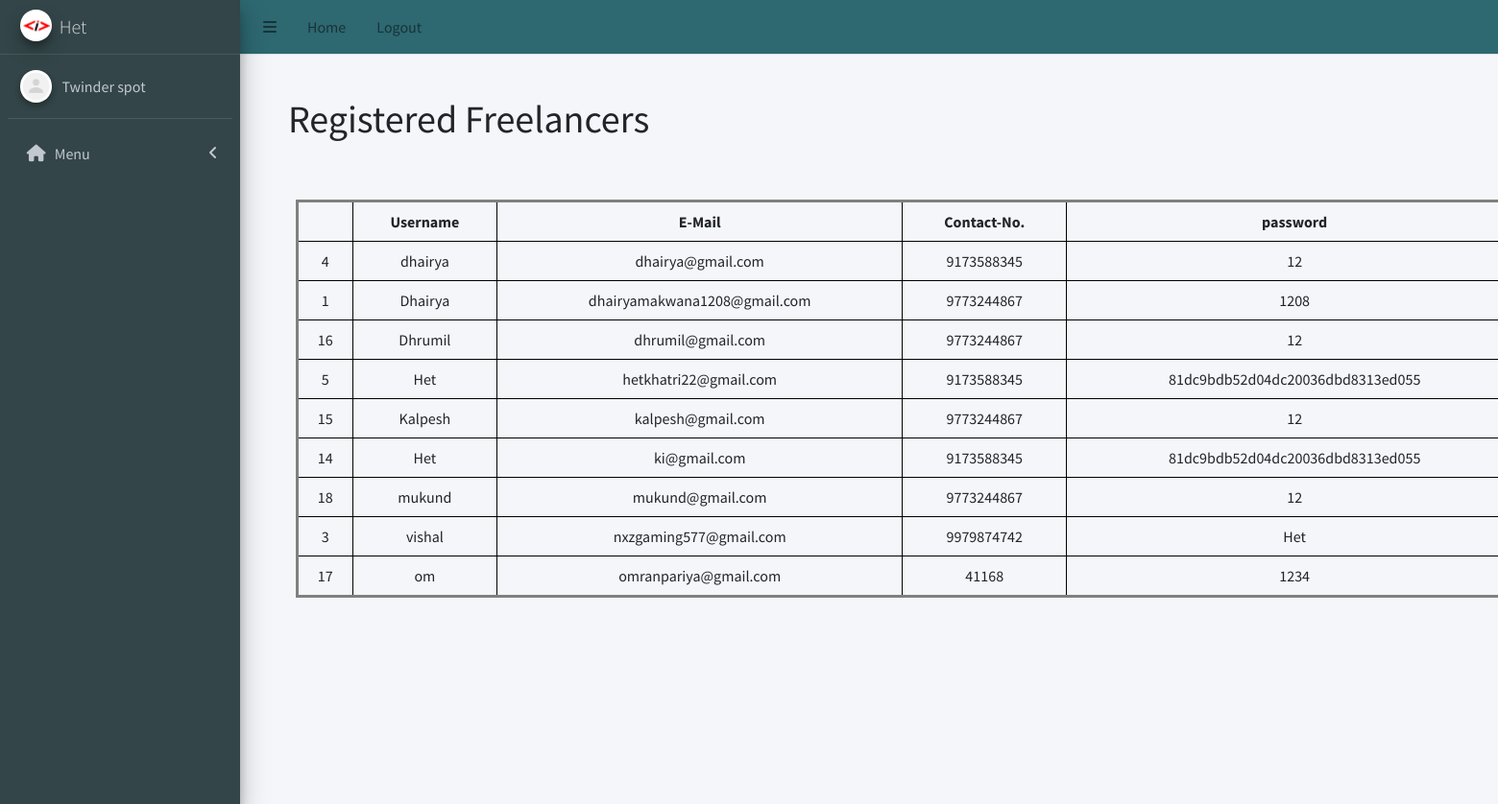
/admin/admin_freelancer.php (signed in), run on the app's committed database.
### tables this page shows
CREATE TABLE `admin_signup` (
  `id` int(255) NOT NULL,
  `username` varchar(255) NOT NULL,
  `email` varchar(255) NOT NULL,
  `contactno` varchar(255) NOT NULL,
  `password` varchar(255) NOT NULL
);

CREATE TABLE `freelancer_signup` (
  `id` int(255) NOT NULL,
  `username` varchar(255) NOT NULL,
  `email` varchar(255) NOT NULL,
  `contactno` varchar(255) NOT NULL,
  `password` varchar(255) NOT NULL
);

### admin/admin_freelancer.php (the view, shortened to what this page needs)
<?php
include('../Database/database_connectivity.php');
?>
<!DOCTYPE html>
<html lang="en">
<head>
  <link rel="stylesheet" href="../css/admin_project.css">
  <link rel="stylesheet" href="../src/css/adminlte.min.css">
  <link rel="stylesheet" href="https://cdnjs.cloudflare.com/ajax/libs/font-awesome/5.15.4/css/all.min.css">
</head>
<body class="hold-transition sidebar-mini">
  <div class="wrapper">
    <?php include 'admin_header.php' ?>
    <div class="content-wrapper">
      <h1 class="head">Registered Freelancers</h1>
      <?php
      $sql = "select * from freelancer_signup";
      $result = $connection->query($sql);
      ?>
      <table class="project">
        <tr>
          <th> </th>
          <th>Username</th>
          <th>E-Mail</th>
          <th>Contact-No.</th>
          <th>password</th>
        </tr>
        <?php
        if ($result->num_rows > 0) {
          while ($row = $result->fetch_assoc()) {
            echo "<tr>
                    <td>" . $row["id"] . "</td>
                    <td>" . $row["username"] . "</td>
                    <td>" . $row["email"] . "</td>
                    <td>" . $row["contactno"] . "</td>
                    <td>" . $row["password"] . "</td>
                  </tr>";
          }
        } else {
          echo "<tr><td colspan='4'>No records found</td></tr>";
        }
        ?>
      </table>
    </div>
  </div>
</body>
</html>

### admin/admin_header.php (shortened to what this page needs)
<?php
$menuItems = [
    [
        "menuTitle" => "Menu",
        "icon" => "fas fa-home",
        "pages" => [
            ["title" => "Home", "url" => "index.php"]
        ],
    ],
];
?><ul class="navbar-nav ml-auto">
<head>
    <link href="https://cdnjs.cloudflare.com/ajax/libs/font-awesome/6.0.0-beta3/css/all.min.css" rel="stylesheet">
</head>
<nav class="main-header navbar navbar-expand navbar-white navbar-light">
    <ul class="navbar-nav">
        <li class="nav-item">
            <a class="nav-link" data-widget="pushmenu" role="button"><i class="fas fa-bars"></i></a>
        </li>
        <li class="nav-item d-none d-sm-inline-block">
            <a href="admin_home.php" class="nav-link">Home</a>
        </li>
        <li class="nav-item d-none d-sm-inline-block">
            <a onclick="logout()" class="nav-link">Logout</a>
        </li>
    </ul>
    </ul>
<div class="main-header" style="padding: 0px 10px; background-color: #f4f6f9; border-bottom: none !important;">
    <div class="content-header">
    </div>
</div>
<?php
include('../Database/database_connectivity.php');
?>
<?php
if (isset($_SESSION['email'])) {
    $email = $_SESSION['email'];
    $query = "SELECT username FROM admin_signup WHERE email = '$email'";
    $stmt = $connection->prepare($query);
    $stmt->execute();
    $result = $stmt->get_result();
    if ($result->num_rows > 0) {
        $row = $result->fetch_assoc();
        $username = $row['username'];
    } else {
        $username = "Guest1";
    }
} else {
    $username = "Guest";
}
?>
<aside class="main-sidebar sidebar-dark-primary elevation-4">
    <a href="./" class="brand-link">
        <img src="../src/images/logo.png" alt="Admin Panel Logo" class="brand-image img-circle elevation-3">
        <span class="brand-text font-weight-light"><?php echo $username ?></span>
    </a>
    <div class="sidebar">
        <div class="user-panel mt-3 pb-3 mb-3 d-flex">
            <div class="image">
                <img src="../src/images/default.png" class="img-circle elevation-2" alt="User Image">
            </div>
            <div class="info">
                <a href="./" class="d-block">Twinder spot</a>
            </div>
        </div>
        <nav class="mt-2">
            <ul class="nav nav-pills nav-sidebar flex-column" data-widget="treeview" role="menu">
                <?php foreach ($menuItems as $menuItem): ?>
                    <?php $isMenuOpen = false;
                    $isActive = false;
                    ?>
                    <li class="nav-item has-treeview <?= $isMenuOpen ? 'menu-open' : '' ?>">
                        <a class="nav-link <?= $isActive ? 'active' : '' ?>">
                            <i class="nav-icon <?= $menuItem['icon'] ?>"></i>
                            <p>
                                <?= $menuItem['menuTitle'] ?>
                                <?= !empty($menuItem['pages']) ? '<i class="right fas fa-angle-left"></i>' : '' ?>
                            </p>
                        </a>
                    </li>
                <?php endforeach; ?>
            </ul>
        </nav>
    </div>
</aside>

### css/admin_project.css (style rules this page uses)
.head { position: absolute; left: 300px; top: 100px; }
.project { top: 200px; position: absolute; left: 300px; border: 3px solid grey; margin: 0.5rem; width: 160vh; text-align: center; }
th, td { border: 1px solid #000; padding: 0.5rem; }

### data on the page
admin_signup: username "Het"
freelancer_signup: id "4", username "dhairya", email "dhairya@gmail.com", contactno "9173588345", password "12"
freelancer_signup: id "1", username "Dhairya", email "dhairyamakwana1208@gmail.com", contactno "9773244867", password "1208"
freelancer_signup: id "16", username "Dhrumil", email "dhrumil@gmail.com", contactno "9773244867", password "12"
freelancer_signup: id "5", username "Het", email "hetkhatri22@gmail.com", contactno "9173588345", password "81dc9bdb52d04dc20036dbd8313ed055"
freelancer_signup: id "15", username "Kalpesh", email "kalpesh@gmail.com", contactno "9773244867", password "12"
freelancer_signup: id "14", username "Het", email "ki@gmail.com", contactno "9173588345", password "81dc9bdb52d04dc20036dbd8313ed055"
freelancer_signup: id "18", username "mukund", email "mukund@gmail.com", contactno "9773244867", password "12"
freelancer_signup: id "3", username "vishal", email "nxzgaming577@gmail.com", contactno "9979874742", password "Het"
freelancer_signup: id "17", username "om", email "omranpariya@gmail.com", contactno "41168", password "1234"

### other printed values
$menuItem['menuTitle'] "Menu"
